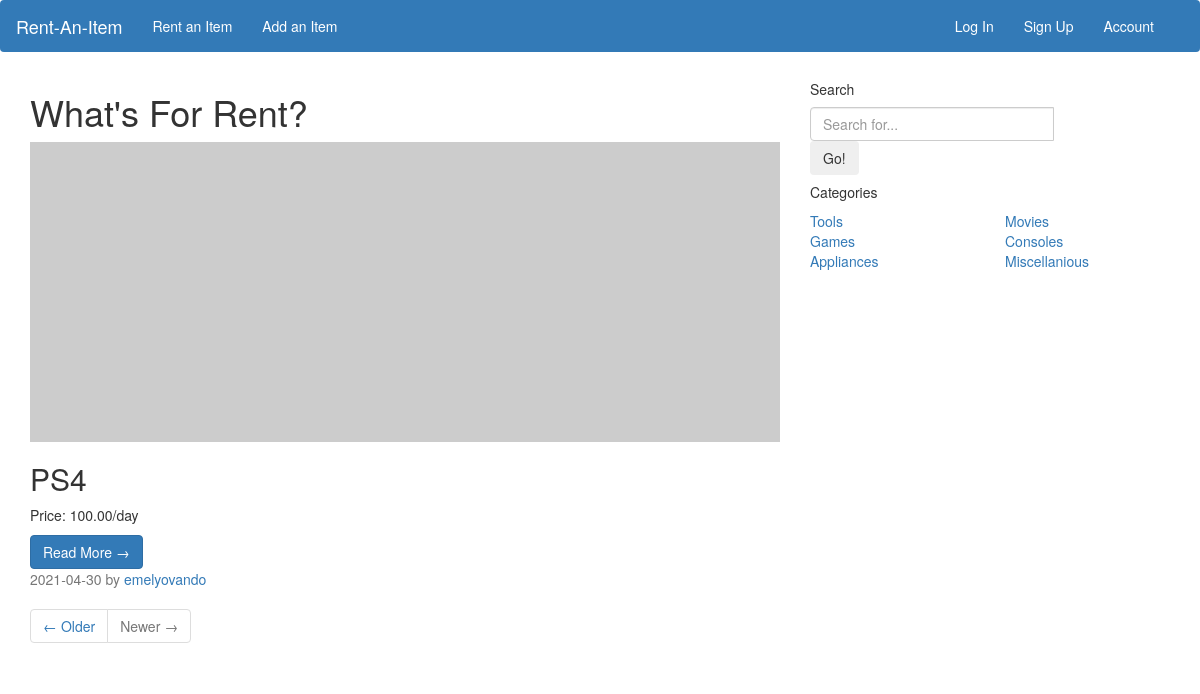
Before: / with the older database file.
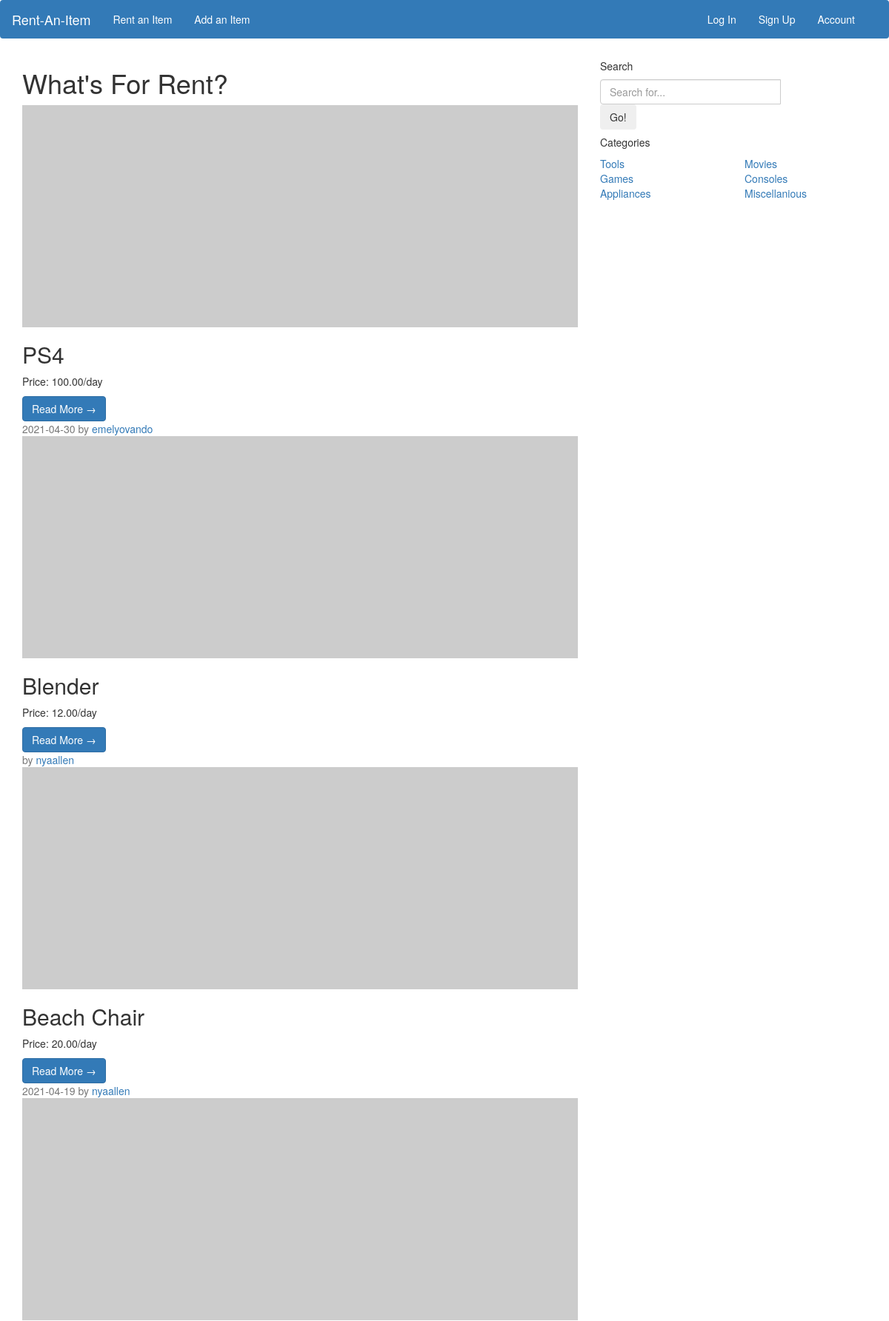
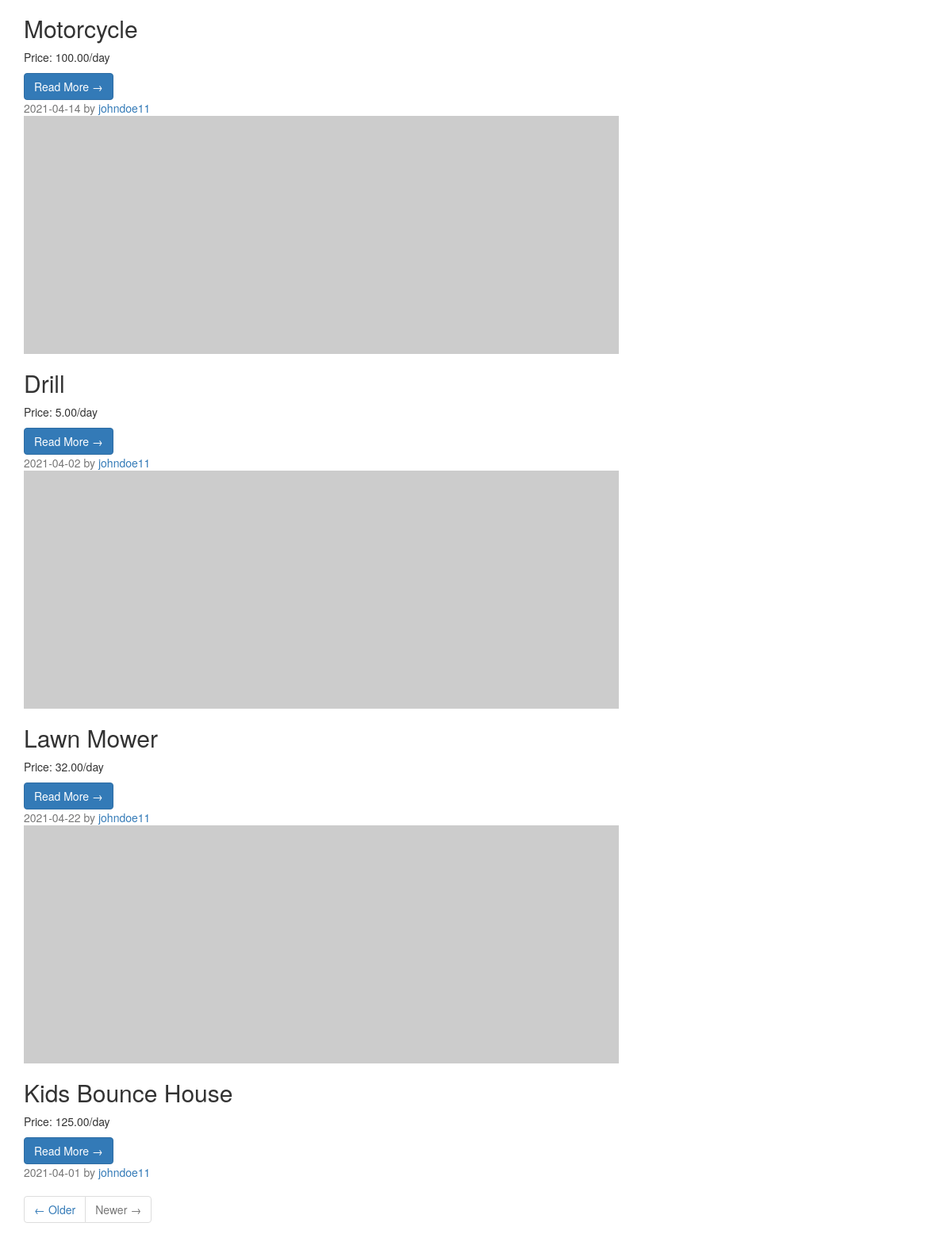
After: the same page with the newer database file (2 pictures, top to bottom).
### main.py (models this page shows)
class AvailableItems(db.Model):
    __tablename__ = 'available_items'
    itemId = db.Column(db.Integer, primary_key=True)
    ownerId = db.Column(db.Integer, db.ForeignKey('users.id'), nullable=False)
    category = db.Column(db.String(50), nullable=False)
    price = db.Column(db.String(30), nullable=False)
    description = db.Column(db.String(500))
    photoUri = db.Column(db.String(240))
    dateAdded = db.Column(db.String(50), nullable=False)
    dueDate = db.Column(db.String(50))
    rented = db.relationship('RentedItems', backref='available_items', lazy=True)

class Users(db.Model):
    __tablename__ = 'users'
    id = db.Column(db.Integer, primary_key=True)
    firstName = db.Column(db.String(50), nullable=False)
    lastName = db.Column(db.String(50), nullable=False)
    email = db.Column(db.String(120), unique=True, nullable=False)
    username = db.Column(db.String(80), nullable=False)
    password = db.Column(db.String(200), nullable=False)
    cardNo = db.Column(db.Integer)
    expDate = db.Column(db.String(30))
    cvc = db.Column(db.Integer)
    items = db.relationship('AvailableItems', backref='users', lazy=True)

### main.py (the view)
@app.route('/')
def index():
    items = util.get_all_items('RentAnItemDb.db')
    items_with_owners = []
    print(items)
    print('\n\n')
    for item in items:
        addname = list(item)
        name= util.get_username('RentAnItemDb.db', item[1])
        name= name[0]
        addname.append(name)
        items_with_owners.append(addname)
    print(items_with_owners)
    return render_template('index.html', items_list= items_with_owners)

### util.py (called while the page is built)
def get_all_items(db):
    query = "SELECT * FROM Available_Items"
    connection = sqlite3.connect(db)
    cursor = connection.cursor()
    cursor.execute(query)
    query_results = cursor.fetchall()
    cursor.close()
    connection.close()
    return query_results

def get_username(db, owner_id):
    query = "SELECT username FROM Users WHERE ID=%d" % owner_id
    connection = sqlite3.connect(db)
    cursor = connection.cursor()
    cursor.execute(query)
    query_results = cursor.fetchall()
    cursor.close()
    connection.close
    return query_results

### templates/index.html (shortened to what this page needs)
{% extends "base.html" %}
  {% block content %}
  <div class="container">
    <div class="row">
      <div class="col-md-8">
        <h1 class="my-4">What's For Rent?
        </h1>
        {% for item in items_list %}
        <div class="card mb-4">
          <img class="card-img-top" src="http://placehold.it/750x300" alt="Card image cap">
          <div class="card-body">
            <h2 class="card-title">{{item[2]}}</h2>
            <p class="card-text">Price: {{item[4]}}</p>
            <a href="/readmore/{{item[9][0]}}/{{item[2]}}" class="btn btn-primary">Read More &rarr;</a>
          </div>
          <div class="card-footer text-muted">
            {{item[7]}} by
            <a href="#">{{item[9][0]}}</a>
          </div>
        </div>
        {% endfor %}
        <ul class="pagination justify-content-center mb-4">
          <li class="page-item">
            <a class="page-link" href="#">&larr; Older</a>
          </li>
          <li class="page-item disabled">
            <a class="page-link" href="#">Newer &rarr;</a>
          </li>
        </ul>
      </div>
      <div class="col-md-4">
        <div class="card my-4">
          <h5 class="card-header">Search</h5>
          <div class="card-body">
            <div class="input-group">
                <input type="text" class="form-control" placeholder="Search for...">
              <span class="input-group-append">
                <button class="btn btn-secondary" type="button">Go!</button>
              </span>
            </div>
          </div>
        </div>
        <div class="card my-4">
          <h5 class="card-header">Categories</h5>
          <div class="card-body">
            <div class="row">
              <div class="col-lg-6">
                <ul class="list-unstyled mb-0">
                  <li>
                    <a href="#">Tools</a>
                  </li>
                  <li>
                    <a href="#">Games</a>
                  </li>
                  <li>
                    <a href="#">Appliances</a>
                  </li>
                </ul>
              </div>
              <div class="col-lg-6">
                <ul class="list-unstyled mb-0">
                  <li>
                    <a href="#">Movies</a>
                  </li>
                  <li>
                    <a href="#">Consoles</a>
                  </li>
                  <li>
                    <a href="#">Miscellanious</a>
                  </li>
                </ul>
              </div>
            </div>
          </div>
        </div>
      </div>
    </div>
  </div>
  {% endblock %}

### templates/base.html (shortened to what this page needs)
<!DOCTYPE html>
<html>
	<head>
		{% block head %}
    	<link rel="stylesheet" href="https://maxcdn.bootstrapcdn.com/bootstrap/3.4.0/css/bootstrap.min.css">
    	{% endblock %}
	</head>
	<body>
		<nav class="navbar navbar-dark bg-primary">
    		<div class="container-fluid">
        		<div class="navbar-header">
            		<a class="navbar-brand" style="color: white" href="/">Rent-An-Item</a>
        		</div>
        		<ul class="nav navbar-nav">
            		<li><a class="active" style="color: white" href="/">Rent an Item</a></li>
            		<li><a href="/addItem" style="color: white">Add an Item</a></li>
        		</ul>
        		<ul class="nav navbar-nav navbar-right">
        			<li><a href="/login" style="color: white">Log In</a></li>
        			<li><a href="/signup" style="color: white">Sign Up</a></li>
            		<li><a href="/account" style="color: white">Account</a></li>
            		<li><a href="/checkout" src="../images/cart-icon.png"></a></li>
        		</ul>
    		</div>
		</nav>
    	<div id="content">{% block content %}{% endblock %}</div>
	</body>
</html>

Changed rows visible on the page:
added AvailableItems: item_name "Blender", price "12.00/day", username "nyaallen"
added AvailableItems: item_name "Beach Chair", price "20.00/day", date_added "2021-04-19", username "nyaallen"
added AvailableItems: item_name "Motorcycle", price "100.00/day", date_added "2021-04-14", username "johndoe11"
added AvailableItems: item_name "Drill", price "5.00/day", date_added "2021-04-02", username "johndoe11"
added AvailableItems: item_name "Lawn Mower", price "32.00/day", date_added "2021-04-22", username "johndoe11"
added AvailableItems: item_name "Kids Bounce House", price "125.00/day", date_added "2021-04-01", username "johndoe11"
